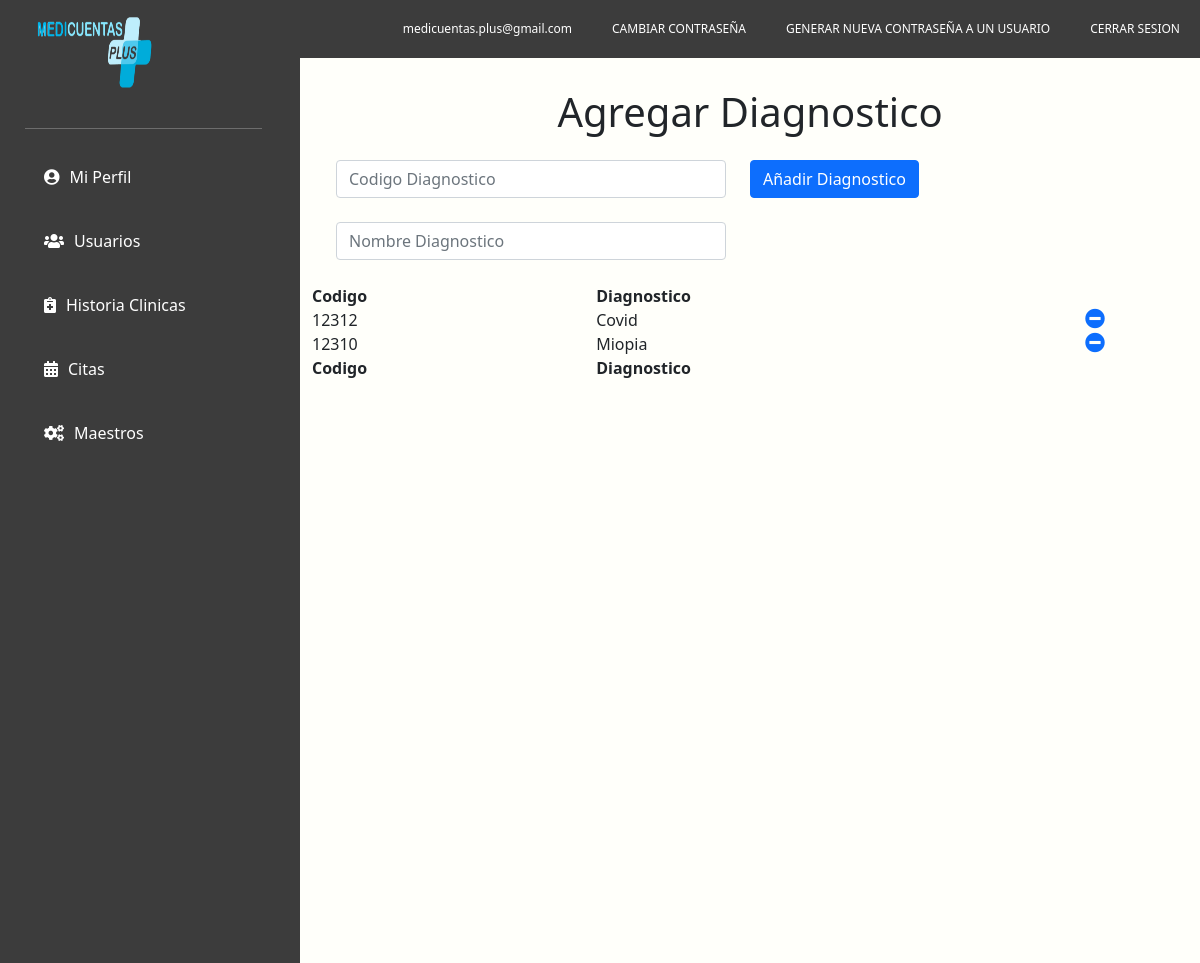
/maestros/diagnosticos (signed in), run on an earlier commit of the app's database.
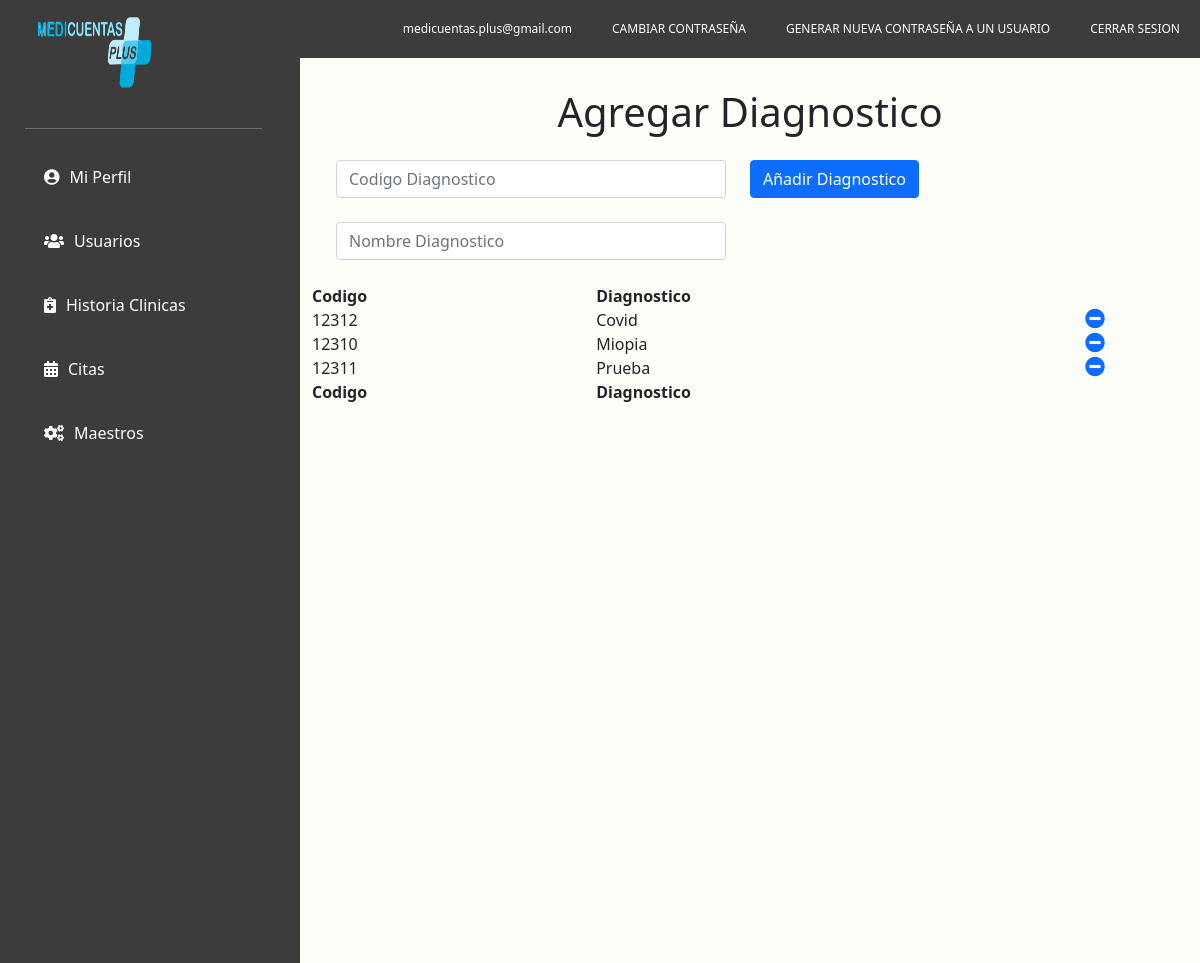
And on a later commit of the database.
### modelos/models.py (models this page shows)
class Diagnostico(models.Model):
    codigo = models.CharField(max_length=1000, blank=True, null=True)
    diagnostico = models.CharField(max_length=1000, blank=True, null=True)

### modelos/views.py (the view, shortened to what this page needs)
# urls.py: path('maestros/diagnosticos',diagnosticos),
def diagnosticos(request):
    if request.session.get('validar') == False:
        return redirect('/')
    else:
        usuario = Usuario.objects.get(id=request.session.get('user'))
        if usuario.rol == "Administrador":
            diagnosticos = Diagnostico.objects.all()
            validar = 0
            return render(request,"diagnosticos.html",{"usuario":usuario,"diagnosticos":diagnosticos,"validar":validar,"sesion":request.session.get('validar')})
        else:
            return redirect('/dashboard')

### modelos/templates/diagnosticos.html (shortened to what this page needs)
<!doctype html>
<html lang="en">
{% load static %}
<head>
    {% load static %}
    {% block head %}
    {% include "head.html" %}
    {% endblock %}
    <link rel="stylesheet" type="text/css" href="https://cdn.datatables.net/v/dt/dt-1.11.2/datatables.min.css" />
</head>
<body>
    <header>
        {% block header %}
        {% include "header.html" %}
        {% endblock %}
    </header>
    <main>
        <div class="container-fluid">
            <div class="row">
                <div class="col-3">
                    {% block main %}
                    {% include "main.html" %}
                    {% endblock %}
                </div>
                <div class="col-9" id="col-9">
                    <div id="titulo">
                        <h1>Agregar Diagnostico</h1>
                    </div>
                    <form method="POST" action="/maestros/diagnosticos">
                        <div class="row container-fluid mt-4" id="formularionormal">
                            <div class="col-6">
                                <div class="input-group mb-4" id="maestros">
                                    <input type="text" name="codigo" class="form-control" id="validationDefaultUsername"
                                        aria-describedby="inputGroupPrepend2" placeholder="Codigo Diagnostico" required>
                                </div>
                                <div class="input-group" id="maestros">
                                    <input type="text" name="diagnostico" class="form-control"
                                        id="validationDefaultUsername" aria-describedby="inputGroupPrepend2"
                                        placeholder="Nombre Diagnostico" required>
                                </div>
                            </div>
                            <div class="col-6 mb-4" id="maestros">
                                <button type="submit" class="btn btn-primary">Añadir Diagnostico</button>
                            </div>
                        </div>
                        <div class="mt-4" id="maestros">
                            <table id="example" class="display nowrap" style="width:100%">
                                <thead>
                                    <tr>
                                        <th>Codigo</th>
                                        <th>Diagnostico</th>
                                        <th></th>
                                    </tr>
                                </thead>
                                <tbody>
                                    {% for diagnostico in diagnosticos%}
                                    <tr>
                                        <td>{{diagnostico.codigo}}</td>
                                        <td>{{diagnostico.diagnostico}}</td>
                                        <td><a href="/maestros/diagnosticos/{{diagnostico.id}}"><i
                                                    class="fas fa-minus-circle" style="font-size: 20px;"></i></a></td>
                                    </tr>
                                    {% endfor %}
                                </tbody>
                                <tfoot>
                                    <tr>
                                        <th>Codigo</th>
                                        <th>Diagnostico</th>
                                        <th></th>
                                    </tr>
                                </tfoot>
                            </table>
                        </div>
                    </form>
                </div>
            </div>
        </div>
    </main>
</body>
</html>

What changed in the data, as far as the page shows it:
added Diagnostico: codigo "12311", diagnostico "Prueba"
